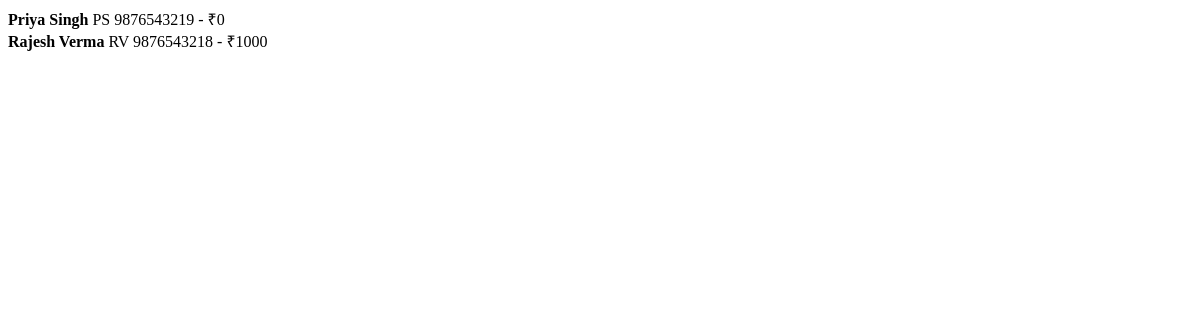
Page /person/search (signed in) on the earlier database version.
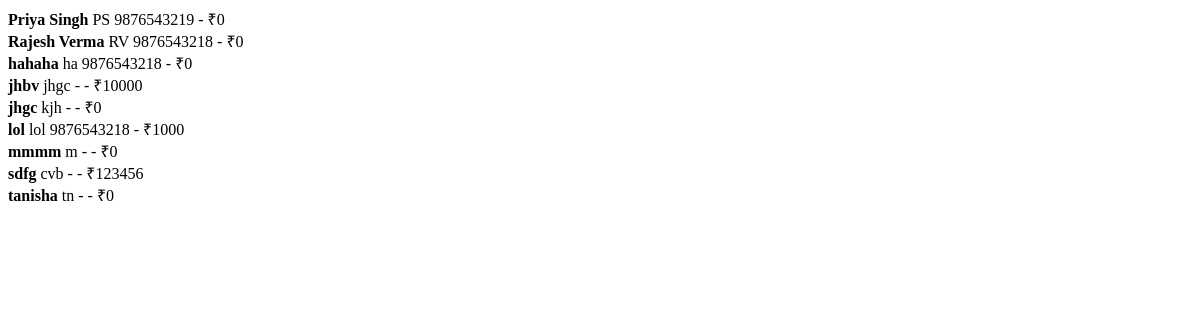
Same page on the later database version.
### app/models/person.py (models this page shows, shortened)
class Person(db.Model):
    __tablename__ = 'persons'
    id = db.Column(db.Integer, primary_key=True)
    user_id = db.Column(db.Integer, db.ForeignKey('users.id'), nullable=False, index=True)
    name = db.Column(db.String(80), nullable=False)
    short_name = db.Column(db.String(20), nullable=False)
    phone = db.Column(db.String(20), nullable=True)
    phone2 = db.Column(db.String(20), nullable=True)
    opening_balance = db.Column(db.Float, default=0.0, nullable=True)
    created_at = db.Column(db.DateTime, default=datetime.utcnow)
    __table_args__ = (
        db.UniqueConstraint('user_id', 'name',       name='uq_person_user_name'),
        db.UniqueConstraint('user_id', 'short_name', name='uq_person_user_short_name'),
    )
    payments = db.relationship('Payment', backref='person', lazy=True)
    ledger_entries = db.relationship('LedgerEntry', backref='ledger_person', lazy=True)

### app/routes/person.py (the view, shortened to what this page needs)
@person_bp.route('/search')
@login_required
def search_persons():
    query = request.args.get('q', '')
    sort_order = request.args.get('sort', 'name_asc')
    base_query = db.session.query(Person).filter_by(user_id=current_user.id)
    from sqlalchemy import select, func
    latest_balance = (
        db.session.query(
            LedgerEntry.person_id,
            LedgerEntry.balance.label('latest_balance')
        )
        .distinct(LedgerEntry.person_id)
        .order_by(LedgerEntry.person_id, LedgerEntry.date.desc())
        .subquery()
    )
    if sort_order == 'name_asc':
        base_query = base_query.order_by(Person.name.asc())
    elif sort_order == 'balance_asc':
        base_query = base_query.outerjoin(
            latest_balance, Person.id == latest_balance.c.person_id
        ).order_by(latest_balance.c.latest_balance.asc().nulls_last())
    elif sort_order == 'balance_desc':
        base_query = base_query.outerjoin(
            latest_balance, Person.id == latest_balance.c.person_id
        ).order_by(latest_balance.c.latest_balance.desc().nulls_last())
    persons = base_query.all()
    return render_template('person/list_partial.html', persons=persons)

### templates/person/list_partial.html (shortened to what this page needs)
{% if persons %}
    {% for person in persons %}
    <tr class="responsive-table-row">
        <td class="responsive-table-cell" data-label="Full Name"><strong>{{ person.name }}</strong></td>
        <td class="responsive-table-cell" data-label="Short Name"><span class="badge bg-info">{{ person.short_name }}</span></td>
        <td class="responsive-table-cell" data-label="Primary Phone">{{ person.phone or '-' }}</td>
        <td class="responsive-table-cell" data-label="Secondary Phone">{{ person.phone2 or '-' }}</td>
        <td class="responsive-table-cell" data-label="Balance">
            <span class="badge bg-{{ 'success' if person.opening_balance >= 0 else 'danger' }}">
                ₹{{ "%.0f"|format(person.opening_balance) }}
            </span>
        </td>
    </tr>
    {% endfor %}
{% else %}
<tr>
    <td colspan="6" class="text-center py-3 text-muted">No matching persons found.</td>
</tr>
{% endif %}

Differences in the rows shown:
changed Person "Rajesh Verma": opening_balance "1000" → "0"
added Person: name "hahaha", short_name "ha", phone "9876543218", phone2 "-", opening_balance "0"
added Person: name "jhbv", short_name "jhgc", phone "-", phone2 "-", opening_balance "10000"
added Person: name "jhgc", short_name "kjh", phone "-", phone2 "-", opening_balance "0"
added Person: name "lol", short_name "lol", phone "9876543218", phone2 "-", opening_balance "1000"
added Person: name "mmmm", short_name "m", phone "-", phone2 "-", opening_balance "0"
added Person: name "sdfg", short_name "cvb", phone "-", phone2 "-", opening_balance "123456"
added Person: name "tanisha", short_name "tn", phone "-", phone2 "-", opening_balance "0"
